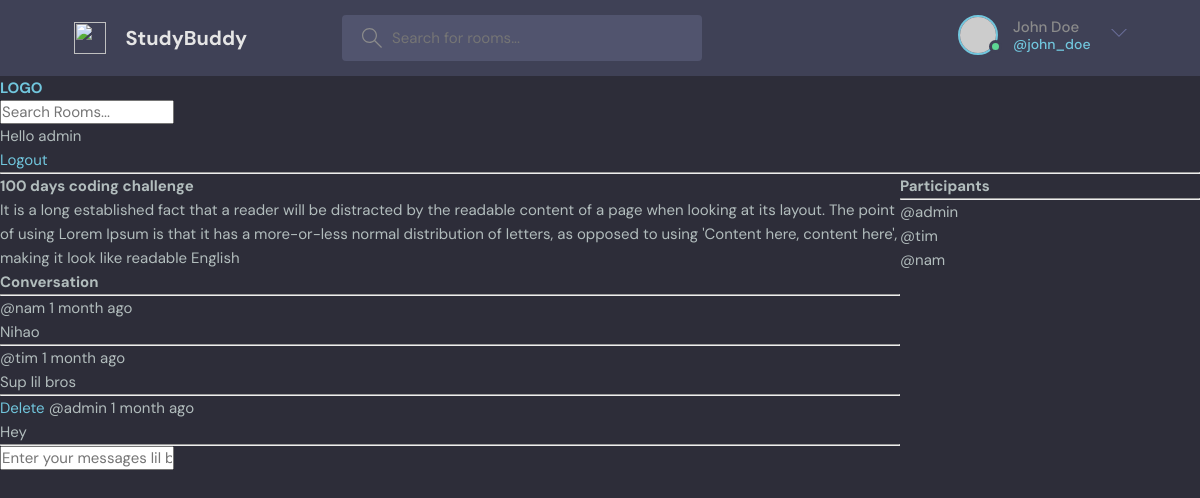
/room/2 (signed in), run on the app's committed database.
### base/models.py (models this page shows, shortened)
class Room(models.Model):
    host = models.ForeignKey(User, on_delete=models.SET_NULL, null = True)
    topic = models.ForeignKey(Topic, on_delete=models.SET_NULL, null = True)
    name = models.CharField(max_length=200)
    description = models.TextField(null = True, blank = True)
    participants = models.ManyToManyField(User, related_name="participants", blank = True)
    updated = models.DateTimeField(auto_now=True)
    created = models.DateTimeField(auto_now_add=True)
    class Meta:
        ordering = ['-updated', '-created']

class Message(models.Model):
    user = models.ForeignKey(User, on_delete=models.CASCADE)
    room = models.ForeignKey(Room, on_delete=models.CASCADE)
    body = models.TextField(null = True)
    updated = models.DateTimeField(auto_now=True)
    created = models.DateTimeField(auto_now_add=True)
    class Meta:
        ordering = ['-updated', '-created']

### base/views.py (the view, shortened to what this page needs)
# urls.py: path('room/<str:pk>', views.room, name = 'room'),
def room(request, pk):
    room = Room.objects.get(id=pk)
    room_messages = room.message_set.all().order_by('-created')
    participants = room.participants.all()
    context = {'room': room, 'room_messages': room_messages, 'participants': participants}
    return render(request, 'base/room.html', context)

### base/templates/base/room.html (shortened to what this page needs)
{% extends 'main.html' %}
{% block content %}
<div class = "room-container">
    <div>
        <h1>{{room.name}}</h1>
        <p>{{room.description}}</p>
        <div class = "comment-wrapper">
            <h3>Conversation</h3>
            <hr>
            {% for message in room_messages %}
                <div>
                    {% if request.user == message.user %}
                    <a href = "{% url 'delete-message' message.id%}">Delete</a>
                    {% endif %}
                    <small>
                        @{{message.user}} {{message.created|timesince}} ago
                    </small>
                    <p>{{message.body}}</p>
                    <hr>
                </div>
            {% endfor %}
        </div>
        {% if request.user.is_authenticated %}
        <div class = "comment-form">
            <form method = "POST" action = "">
                <input type = "text" name = "body" placeholder="Enter your messages lil bro">
            </form>
        </div>
        {% endif %}
    </div>
    <div>
        <h3>Participants</h3>
        <hr>
        {% for user in participants %}
        <div>
            <p> @{{user.username}}</p>
        </div>
        {% endfor %}
    </div>
</div>
{% endblock content %}

### templates/navbar.html
<a href = '/'>
    <h1>LOGO</h1>
</a>
<form method = "GET" action = "{% url 'home' %}">
    <input type = "text" name = "q" placeholder="Search Rooms...">
</form>
{% if request.user.is_authenticated %}
<p>Hello {{request.user}}</p>
<a href = "{% url 'logout' %}"> Logout </a>
{% else %}
<a href = "{% url 'login' %}">Log in</a>
{% endif %}
<hr>

### static/styles/style.css (style rules this page uses)
:root { --color-main: #71c6dd; --color-main-light: #e1f6fb; --color-dark: #3f4156; --color-dark-medium: #51546e; --color-dark-light: #696d97; --color-light: #e5e5e5; --color-gray: #8b8b8b; --color-light-gray: #b2bdbd; --color-bg: #2d2d39; --color-success: #5dd693; --color-error: #fc4b0b; }
* { font-family: "DM Sans", -apple-system, BlinkMacSystemFont, "Segoe UI", Roboto, Oxygen, Ubuntu, Cantarell, "Open Sans", "Helvetica Neue", sans-serif; margin: 0; padding: 0; box-sizing: border-box; text-rendering: optimizeLegibility; font-size: inherit; }
html { font-size: 56.25%; }
@media only screen and (min-width: 1200px) { html { font-size: 62.5%; } }
body { line-height: 1.6; font-weight: 400; font-size: 1.5rem; color: var(--color-light-gray); background-color: var(--color-bg); min-height: 100vh; }
a { display: inline-block; color: var(--color-main); text-decoration: none; }

### base/templates/base/room.html (style rules this page uses)
.room-container { display: grid; grid-template-columns: 3fr 1fr; }

### data on the page
Room: name "100 days coding challenge", description "It is a long established fact that a reader will be distracted by the readable content of a page when looking at its layout. The point of using Lorem Ipsum is that it has a more-or-less normal distribution of letters, as opposed to using 'Content here, content here', making it look like readable English"
Message: user "nam", created "1 month", body "Nihao"
Message: user "tim", created "1 month", body "Sup lil bros"
Message: shows "Delete", user "admin", created "1 month", body "Hey"

### other printed values
{{ request.user }} "admin"
{{ user.username }} "admin"
{{ user.username }} "tim"
{{ user.username }} "nam"
